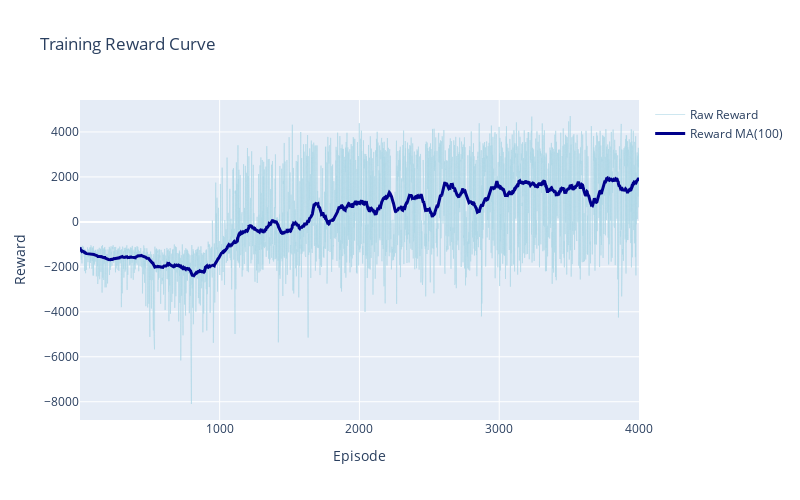
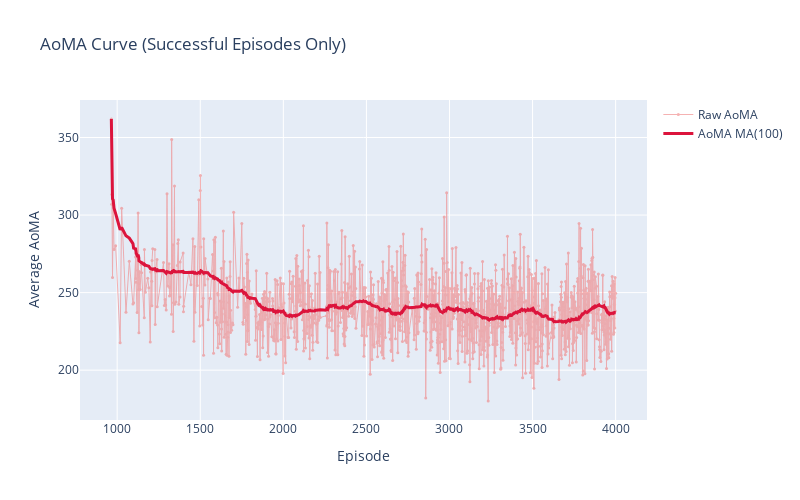
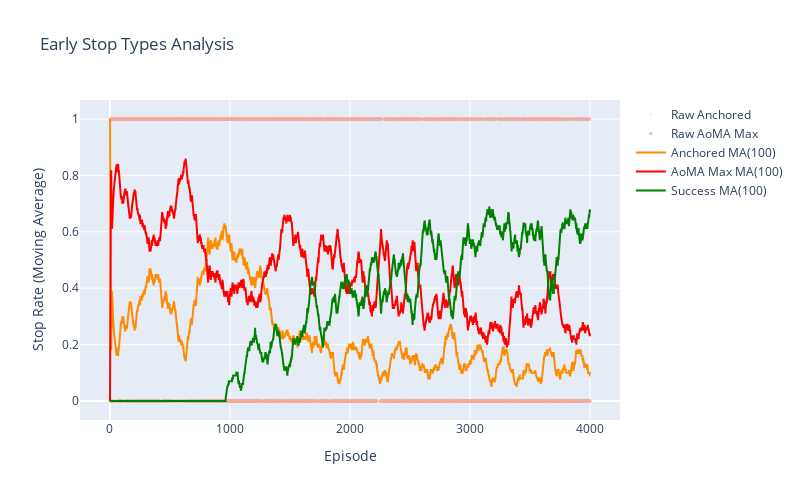

The notebook cell these images were saved under, in order:
### Code cell
import plotly.graph_objects as go
import plotly.express as px
import pandas as pd

# ---------------------------
# 独立绘制并保存为PDF的可视化函数
# ---------------------------
def plot_and_save_training_results(rewards, aoa, anchors, aoma_max, success, window_size=100):
    episodes = np.arange(1, len(rewards)+1)
    
    def moving_average(data, window):
        return pd.Series(data).rolling(window=window, min_periods=1).mean().values
    
    rewards_ma = moving_average(rewards, window_size)
    anchors_ma = moving_average(anchors, window_size)
    aoma_max_ma = moving_average(aoma_max, window_size)
    success_ma = moving_average(success, window_size)
    
    # 1. Reward Curve
    fig1 = go.Figure()
    
    # 原始数据作为背景（淡蓝色）
    fig1.add_trace(
        go.Scatter(
            x=episodes, 
            y=rewards,
            mode='lines',
            name='Raw Reward',
            line=dict(color='lightblue', width=1, dash='solid'),
            opacity=0.6
        )
    )
    
    # 滑动平均（醒目颜色）
    fig1.add_trace(
        go.Scatter(
            x=episodes, 
            y=rewards_ma,
            mode='lines',
            name=f'Reward MA({window_size})',
            line=dict(color='darkblue', width=3)
        )
    )
    
    fig1.update_layout(
        title="Training Reward Curve",
        xaxis_title="Episode",
        yaxis_title="Reward",
        width=800,
        height=500,
        showlegend=True
    )
    
    # 保存为PDF
    fig1.write_image("reward_curve.pdf", format="pdf")
    fig1.show()
    
    # 2. AoMA Curve (仅成功完成的episodes)
    fig2 = go.Figure()
    
    if aoa:  # 确保有成功完成的episode数据
        # 提取episode索引和对应的AoMA值
        aoa_episodes = [item[1] + 1 for item in aoa]  # episode索引 (从1开始显示)
        aoa_values = [item[0] for item in aoa]        # AoMA值
        
        # 计算AoMA的滑动平均
        aoa_ma = moving_average(aoa_values, min(window_size, len(aoa_values)))
        
        # 原始AoMA数据（淡红色背景）
        fig2.add_trace(
            go.Scatter(
                x=aoa_episodes,
                y=aoa_values,
                mode='lines+markers',
                name='Raw AoMA',
                line=dict(color='lightcoral', width=1),
                marker=dict(size=3, color='lightcoral'),
                opacity=0.6
            )
        )
        
        # AoMA滑动平均（醒目红色）
        fig2.add_trace(
            go.Scatter(
                x=aoa_episodes,
                y=aoa_ma,
                mode='lines',
                name=f'AoMA MA({window_size})',
                line=dict(color='crimson', width=3)
            )
        )
        
        fig2.update_layout(
            title="AoMA Curve (Successful Episodes Only)",
            xaxis_title="Episode",
            yaxis_title="Average AoMA",
            width=800,
            height=500,
            showlegend=True
        )
    else:
        # 添加文本提示
        fig2.add_annotation(
            text="No successful episodes",
            x=0.5, y=0.5,
            xref="paper", yref="paper",
            showarrow=False,
            font=dict(size=14, color="gray")
        )
        
        fig2.update_layout(
            title="AoMA Curve (Successful Episodes Only)",
            xaxis_title="Episode",
            yaxis_title="Average AoMA",
            width=800,
            height=500
        )
    
    # 保存为PDF
    fig2.write_image("aoma_curve.pdf", format="pdf")
    fig2.show()
    
    # 3. Early Stop Types
    fig3 = go.Figure()
    
    # 原始数据点
    fig3.add_trace(
        go.Scatter(
            x=episodes,
            y=anchors,
            mode='markers',
            name='Raw Anchored',
            marker=dict(color='moccasin', size=3),
            opacity=0.6
        )
    )
    
    fig3.add_trace(
        go.Scatter(
            x=episodes,
            y=aoma_max,
            mode='markers',
            name='Raw AoMA Max',
            marker=dict(color='lightcoral', size=3),
            opacity=0.6
        )
    )
    
    # 滑动平均线
    fig3.add_trace(
        go.Scatter(
            x=episodes,
            y=anchors_ma,
            mode='lines',
            name=f'Anchored MA({window_size})',
            line=dict(color='darkorange', width=2)
        )
    )
    
    fig3.add_trace(
        go.Scatter(
            x=episodes,
            y=aoma_max_ma,
            mode='lines',
            name=f'AoMA Max MA({window_size})',
            line=dict(color='red', width=2)
        )
    )
    
    # 成功率滑动平均线
    fig3.add_trace(
        go.Scatter(
            x=episodes,
            y=success_ma,
            mode='lines',
            name=f'Success MA({window_size})',
            line=dict(color='green', width=2)
        )
    )
    
    fig3.update_layout(
        title="Early Stop Types Analysis",
        xaxis_title="Episode",
        yaxis_title="Stop Rate (Moving Average)",
        width=800,
        height=500,
        showlegend=True
    )
    
    # 保存为PDF
    fig3.write_image("early_stop_analysis.pdf", format="pdf")
    fig3.show()
    
    print("PDF files saved:")
    print("- reward_curve.pdf")
    print("- aoma_curve.pdf") 
    print("- early_stop_analysis.pdf")

# 调用新的可视化函数
plot_and_save_training_results(rewards, aoa, anchors, aoma_max, success, window_size=100)

### Figure 1 — Plotly figure (JSON) as saved in the notebook; plotly's stock layout.template omitted (floating-point values rounded to 4 significant figures; data arrays with more than 128 entries replaced by an {"elided": "..."} marker saying what was removed)
{"data": [{"line": {"color": "lightblue", "dash": "solid", "width": 1}, "mode": "lines", "name": "Raw Reward", "opacity": 0.6, "type": "scatter", "x": {"elided": "4000 int values"}, "y": {"elided": "4000 float values"}}, {"line": {"color": "darkblue", "width": 3}, "mode": "lines", "name": "Reward MA(100)", "type": "scatter", "x": {"elided": "4000 int values"}, "y": {"elided": "4000 float values"}}], "layout": {"height": 500, "showlegend": true, "title": {"text": "Training Reward Curve"}, "width": 800, "xaxis": {"title": {"text": "Episode"}}, "yaxis": {"title": {"text": "Reward"}}}}

### Figure 2 — Plotly figure (JSON) as saved in the notebook; plotly's stock layout.template omitted (floating-point values rounded to 4 significant figures; data arrays with more than 128 entries replaced by an {"elided": "..."} marker saying what was removed)
{"data": [{"line": {"color": "lightcoral", "width": 1}, "marker": {"color": "lightcoral", "size": 3}, "mode": "lines+markers", "name": "Raw AoMA", "opacity": 0.6, "type": "scatter", "x": {"elided": "1301 int values"}, "y": {"elided": "1301 float values"}}, {"line": {"color": "crimson", "width": 3}, "mode": "lines", "name": "AoMA MA(100)", "type": "scatter", "x": {"elided": "1301 int values"}, "y": {"elided": "1301 float values"}}], "layout": {"height": 500, "showlegend": true, "title": {"text": "AoMA Curve (Successful Episodes Only)"}, "width": 800, "xaxis": {"title": {"text": "Episode"}}, "yaxis": {"title": {"text": "Average AoMA"}}}}

### Figure 3 — Plotly figure (JSON) as saved in the notebook; plotly's stock layout.template omitted (floating-point values rounded to 4 significant figures; data arrays with more than 128 entries replaced by an {"elided": "..."} marker saying what was removed)
{"data": [{"marker": {"color": "moccasin", "size": 3}, "mode": "markers", "name": "Raw Anchored", "opacity": 0.6, "type": "scatter", "x": {"elided": "4000 int values"}, "y": {"elided": "4000 int values"}}, {"marker": {"color": "lightcoral", "size": 3}, "mode": "markers", "name": "Raw AoMA Max", "opacity": 0.6, "type": "scatter", "x": {"elided": "4000 int values"}, "y": {"elided": "4000 int values"}}, {"line": {"color": "darkorange", "width": 2}, "mode": "lines", "name": "Anchored MA(100)", "type": "scatter", "x": {"elided": "4000 int values"}, "y": {"elided": "4000 float values"}}, {"line": {"color": "red", "width": 2}, "mode": "lines", "name": "AoMA Max MA(100)", "type": "scatter", "x": {"elided": "4000 int values"}, "y": {"elided": "4000 float values"}}, {"line": {"color": "green", "width": 2}, "mode": "lines", "name": "Success MA(100)", "type": "scatter", "x": {"elided": "4000 int values"}, "y": {"elided": "4000 float values"}}], "layout": {"height": 500, "showlegend": true, "title": {"text": "Early Stop Types Analysis"}, "width": 800, "xaxis": {"title": {"text": "Episode"}}, "yaxis": {"title": {"text": "Stop Rate (Moving Average)"}}}}
